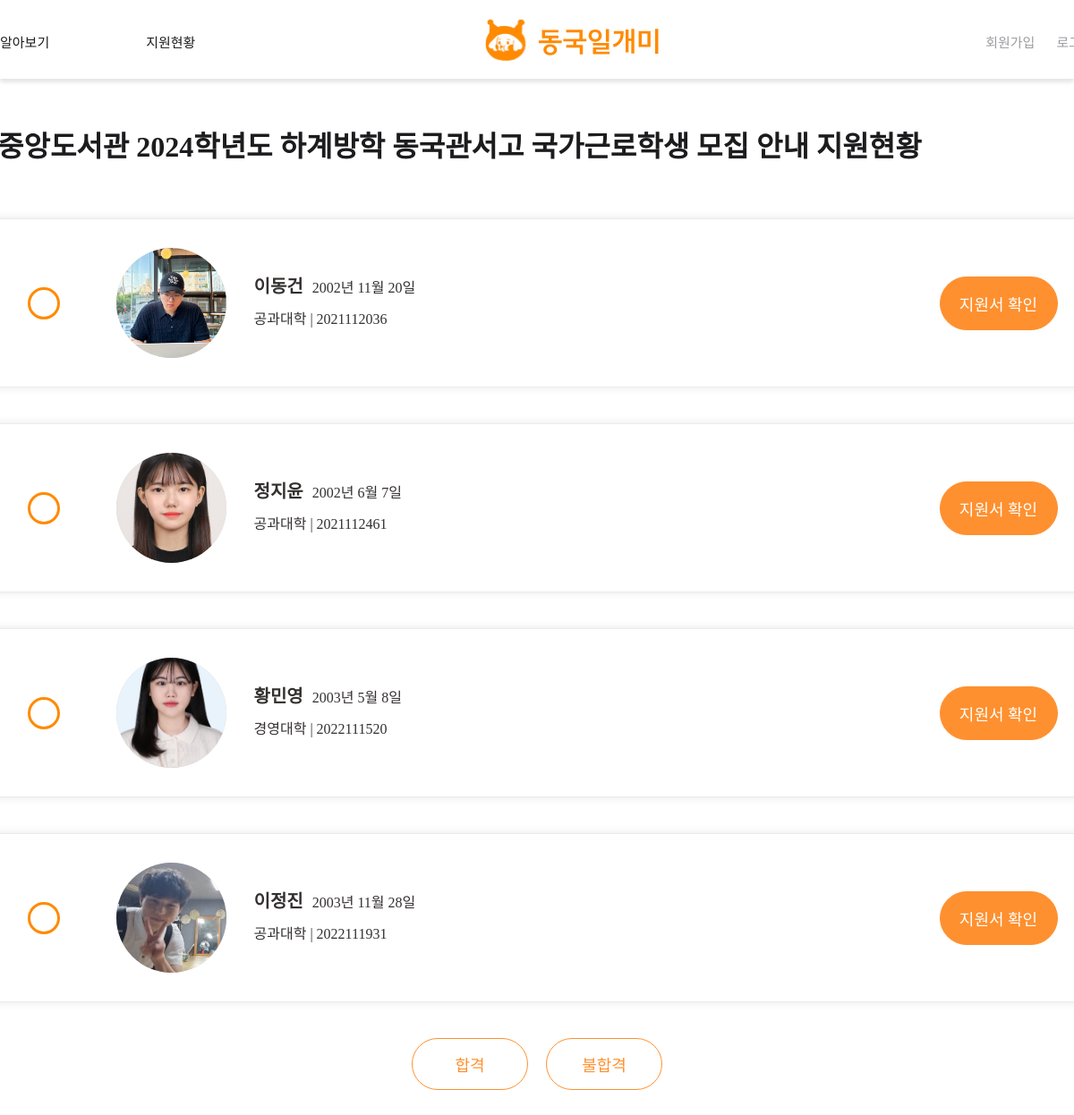
The page /users/staff-appslist/32 on the database as committed earlier.
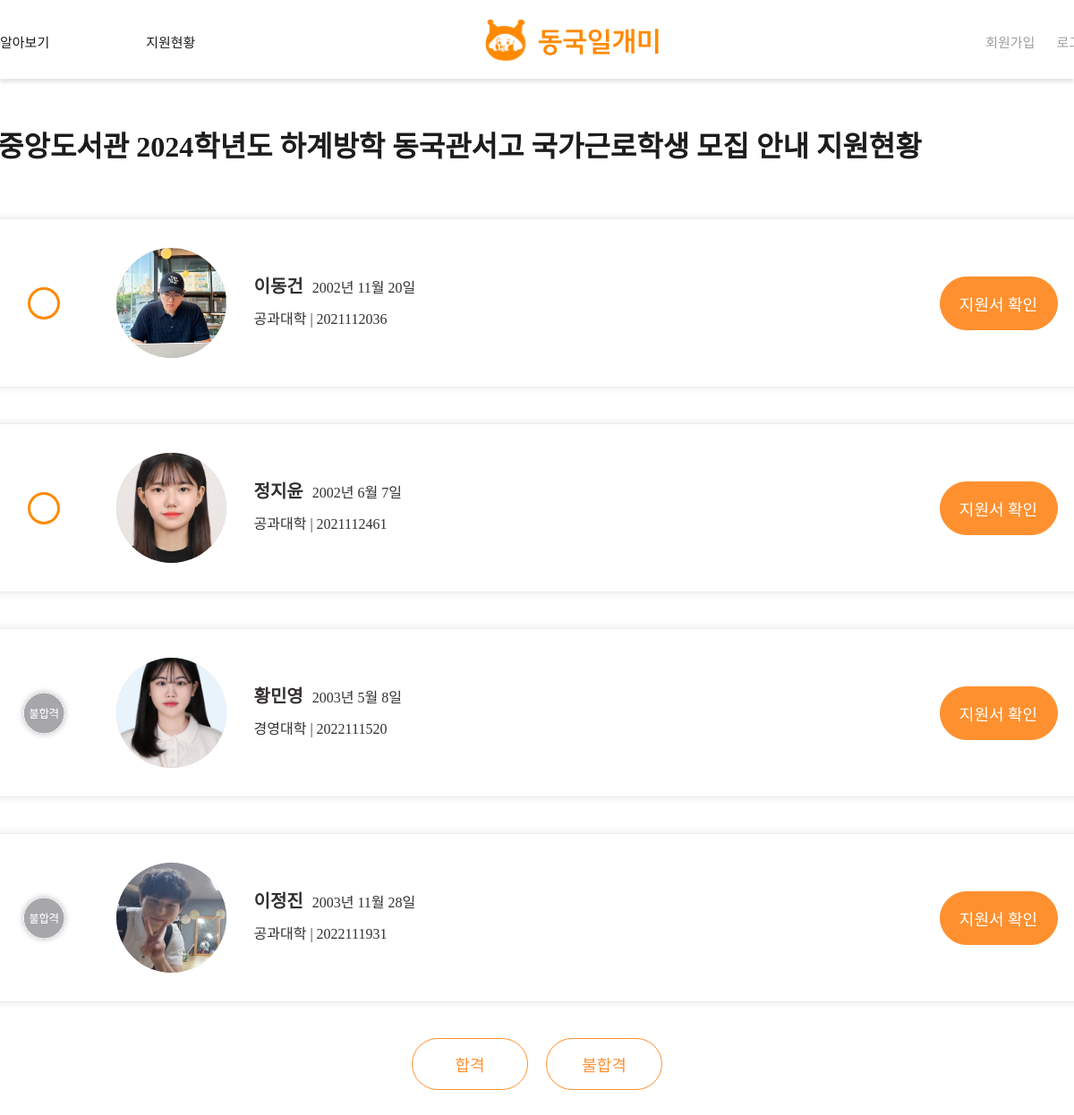
The same page on the database as committed later.
### main/models.py (models this page shows)
class Application(models.Model):
    post = models.ForeignKey(Post, null=False, related_name="applications", blank=False, on_delete=models.CASCADE)
    writer = models.ForeignKey(User, null=False, blank=False, on_delete=models.CASCADE)
    is_accepted = models.PositiveIntegerField(null=False, default=0)
    file = models.FileField(upload_to="application_file/", blank=True, null=True)

### accounts/models.py (models this page shows)
class Profile(models.Model):
    student_or_staff = models.CharField(max_length=20, blank=False)
    user = models.OneToOneField(User, on_delete=models.CASCADE)
    name = models.CharField(max_length=5, blank=False)
    GENDER_M = "male"
    GENDER_F = "female"
    GENDER_CHOICES = (
    	(GENDER_M, "Male"),
        (GENDER_F, "Female"),
    )
    gender = models.CharField(choices=GENDER_CHOICES, max_length=10, blank=True)
    birth = models.DateField(blank=False, null=True)
    photo = models.ImageField(upload_to="user_photo/", blank=True)
    department = models.CharField(max_length=20, blank=True)
    phone = models.CharField(max_length=20, blank=True)
    email = models.CharField(max_length=50, blank=False)
    student_number = models.CharField(max_length=10, blank=False)
    income = models.PositiveIntegerField(null=True, default=0)
    certification_student = models.FileField(upload_to="student_certification/", blank=True)
    certification_staff = models.FileField(upload_to="staff_certification/",blank=True)

### users/views.py (the view)
# urls.py: path('staff-appslist/<int:post_id>', staff_appslist, name="staff-appslist"),
def staff_appslist(request, post_id):
    post = get_object_or_404(Post, pk=post_id)
    applications = Application.objects.filter(post_id=post_id)
    return render(request, 'users/staff_appslist.html', {'applications': applications, 'post': post})

### users/templates/users/staff_appslist.html (shortened to what this page needs)
{% extends 'base.html' %}
{% load static %}
{% block content %}
<link
    rel="stylesheet"
    type="text/css"
    href="{% static 'css/users/staff_appslist.css'%}"
/>
<form action="{% url 'users:check-result' post.id %}" method="POST" enctype="multipart/form-data">
<div class="appslist">
    <div class="title">
        <div class="backBtn">
            <span id="word">{{post.organization}} {{post.title}} 지원현황</span>
        </div>
    </div>
    <div class="cardFrame">
        {% for app in applications %}
            <div class="card">
                <div class="cardPadding">
                    <div class="cardContent">
                            {% if app.is_accepted == 0 %}
                            <div class="fake">
                                <label for="checkbox{{ forloop.counter }}" class="custom-label"></label>
                            </div>
                        {% elif app.is_accepted == 1 %}
                            <div class="fake">
                                <img class="passFail" src="{% static 'images/icons/faillee.svg' %}" />
                            </div>
                        {% elif app.is_accepted == 2 %}
                            <div class="fake">
                                <img class="passFail" src="{% static 'images/icons/passlee.svg' %}" />
                            </div>
                        {% endif %}
                        <div class="img">
                            <div class="profileImage">
                                <img src="{{ app.writer.profile.photo.url }}" />
                            </div>
                        </div>
                        <div class="cardText">
                            <span class="ct"><span class="ct" id="bold">{{ app.writer.profile.name }}</span>{{app.writer.profile.birth}}</span>
                            <span class="ct">{{app.writer.profile.department}} | {{app.writer.profile.student_number}}</span>
                        </div>
                    </div>
                    <div class="cardBtnFrame">
                        <a href="{% url 'users:staff-studentappfile' post.id app.writer.id %}">
                            <div class="cardBtn">지원서 확인</div>
                        </a>
                    </div>
                </div>
            </div>
        {% endfor %}
        <div class="passfail">
            <button type="button" class="appBtn" id="pass">합격</button>
            <button type="button" class="appBtn" id="fail">불합격</button>
        </div>
    </div>
</div>
</form>
{% endblock %}

Rows that differ between the two databases and show on the page:
changed Application "황민영": is_accepted 0 → 1 (drawn); is_accepted: picture added
changed Application "이정진": is_accepted 0 → 1 (drawn); is_accepted: picture added
